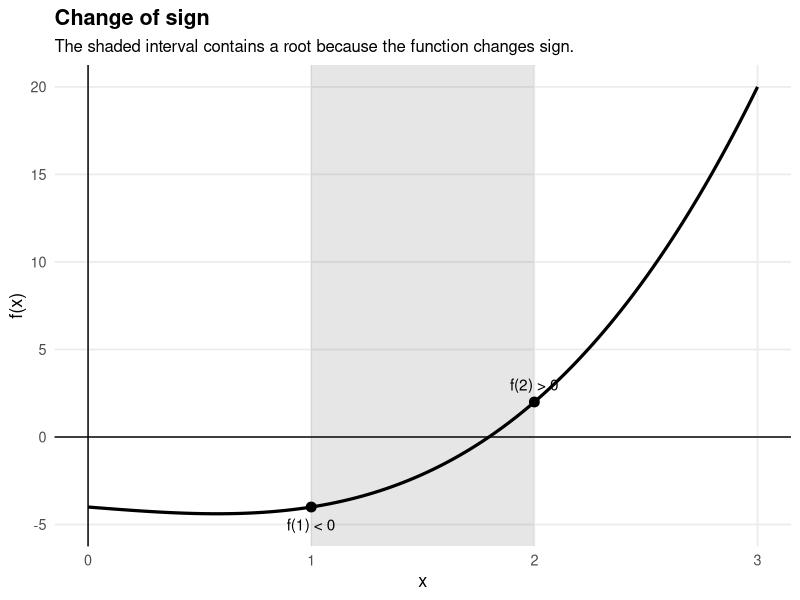
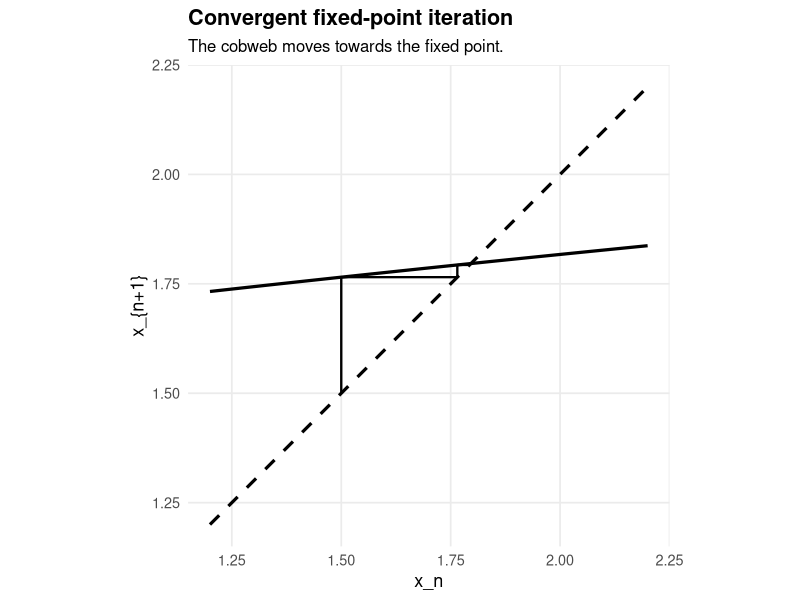
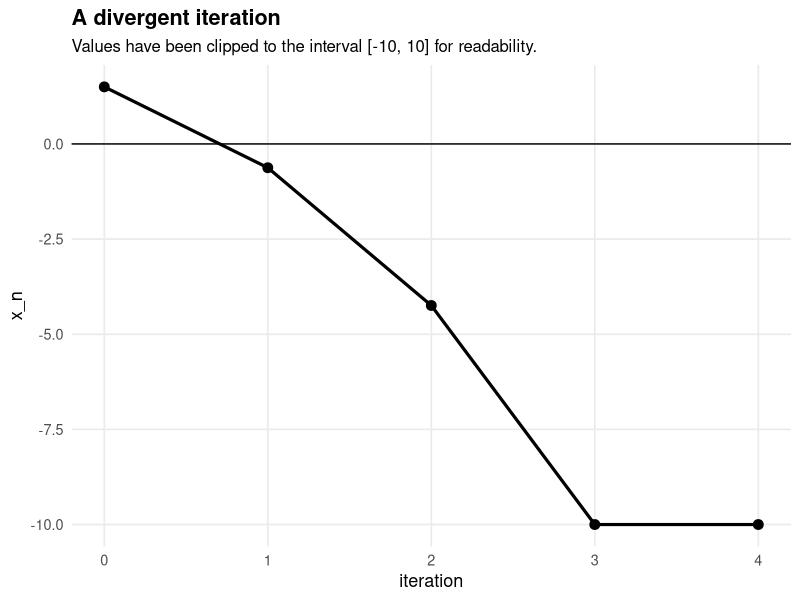
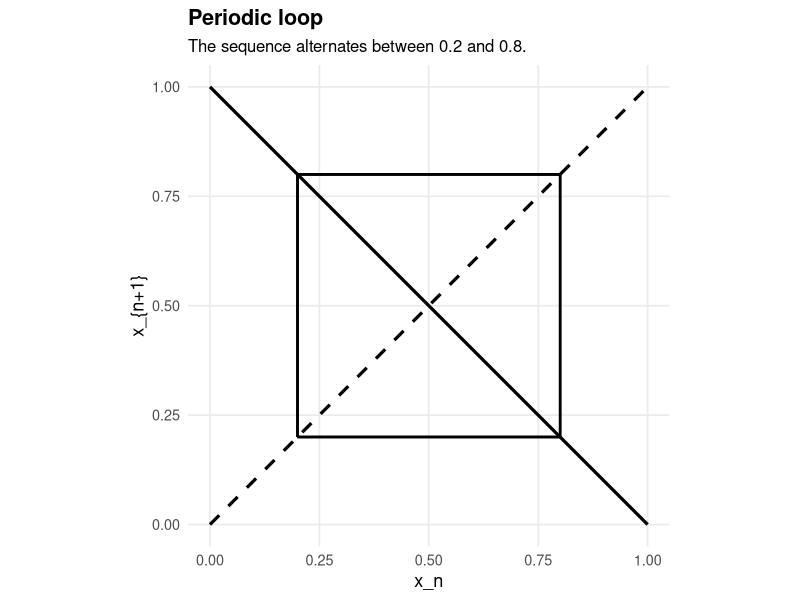
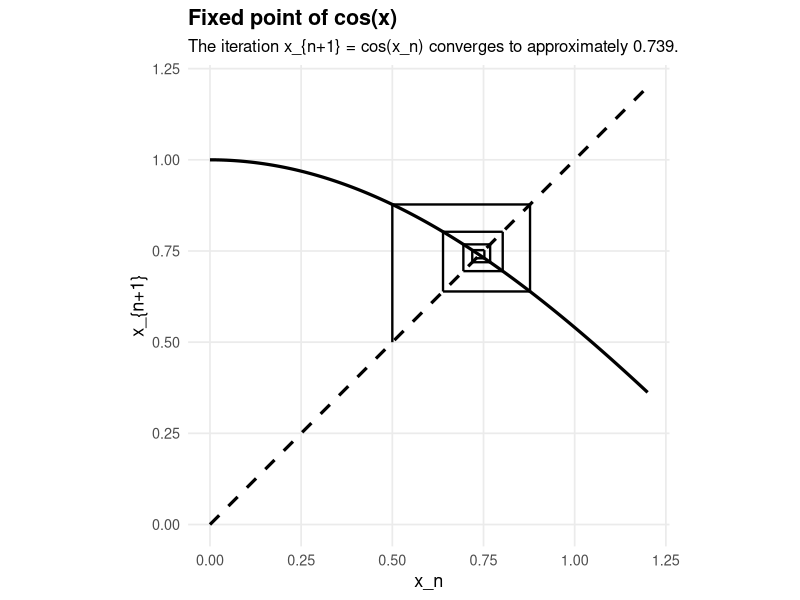
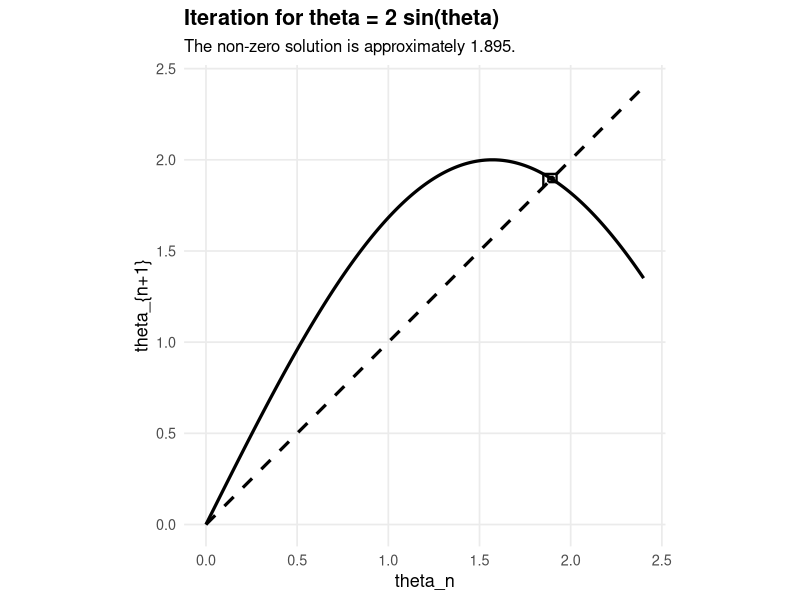

The R script that drew these images, in order:
## ---- chunk 1
#| label: setup-numerical-methods
#| include: false

library(ggplot2)

book_theme <- function(base_size = 13) {
  theme_minimal(base_size = base_size) +
    theme(
      plot.title = element_text(face = "bold"),
      plot.subtitle = element_text(size = base_size - 1),
      panel.grid.minor = element_blank()
    )
}

fixed_point_steps <- function(g, x_start, n_steps) {
  values <- numeric(n_steps + 1)
  values[1] <- x_start
  
  for (i in seq_len(n_steps)) {
    values[i + 1] <- g(values[i])
  }
  
  data.frame(
    iteration = 0:n_steps,
    x_value = values
  )
}

make_cobweb <- function(g, x_start, n_steps) {
  segments <- data.frame(
    step = integer(),
    x = numeric(),
    y = numeric(),
    xend = numeric(),
    yend = numeric()
  )
  
  x_current <- x_start
  
  for (i in seq_len(n_steps)) {
    y_next <- g(x_current)
    
    vertical_segment <- data.frame(
      step = i,
      x = x_current,
      y = x_current,
      xend = x_current,
      yend = y_next
    )
    
    horizontal_segment <- data.frame(
      step = i,
      x = x_current,
      y = y_next,
      xend = y_next,
      yend = y_next
    )
    
    segments <- rbind(segments, vertical_segment, horizontal_segment)
    x_current <- y_next
  }
  
  segments
}
## ---- chunk 2
#| label: fig-sign-change-root
#| fig-cap: "The root of f(x) = x^3 - x - 4 lies between 1 and 2."
#| fig-width: 6
#| fig-height: 4

f <- function(x) x^3 - x - 4

df <- data.frame(
  x = seq(0, 3, length.out = 800)
)

df$y <- f(df$x)

ggplot(df, aes(x = x, y = y)) +
  annotate(
    "rect",
    xmin = 1,
    xmax = 2,
    ymin = -Inf,
    ymax = Inf,
    alpha = 0.15
  ) +
  geom_line(linewidth = 1.1) +
  geom_hline(yintercept = 0) +
  geom_vline(xintercept = 0) +
  annotate("point", x = 1, y = f(1), size = 3) +
  annotate("point", x = 2, y = f(2), size = 3) +
  annotate("text", x = 1, y = f(1) - 1, label = "f(1) < 0") +
  annotate("text", x = 2, y = f(2) + 1, label = "f(2) > 0") +
  labs(
    title = "Change of sign",
    subtitle = "The shaded interval contains a root because the function changes sign.",
    x = "x",
    y = "f(x)"
  ) +
  book_theme()
## ---- chunk 3
#| label: tbl-sign-change-table
#| echo: true

f <- function(x) x^3 - x - 4

test_points <- seq(1.6, 1.9, by = 0.05)

data.frame(
  x = test_points,
  f_x = round(f(test_points), 6)
)
## ---- chunk 4
#| label: fig-cobweb-convergence
#| fig-cap: "Cobweb diagram for x_{n+1} = (x_n + 4)^(1/3), starting from x_1 = 1.5."
#| fig-width: 6
#| fig-height: 5

g <- function(x) (x + 4)^(1 / 3)

curve_df <- data.frame(
  x = seq(1.2, 2.2, length.out = 800)
)

curve_df$g_x <- g(curve_df$x)

line_df <- data.frame(
  x = seq(1.2, 2.2, length.out = 800)
)

line_df$y <- line_df$x

segments_df <- make_cobweb(g, 1.5, 6)

ggplot() +
  geom_line(data = curve_df, aes(x = x, y = g_x), linewidth = 1.1) +
  geom_line(data = line_df, aes(x = x, y = y), linetype = "dashed", linewidth = 1.1) +
  geom_segment(
    data = segments_df,
    aes(x = x, y = y, xend = xend, yend = yend),
    linewidth = 0.8
  ) +
  labs(
    title = "Convergent fixed-point iteration",
    subtitle = "The cobweb moves towards the fixed point.",
    x = "x_n",
    y = "x_{n+1}"
  ) +
  coord_equal() +
  book_theme()
## ---- chunk 5
#| label: fig-divergent-iteration
#| fig-cap: "Divergence for x_{n+1} = x_n^3 - 4, starting from x_1 = 1.5."
#| fig-width: 6
#| fig-height: 4

g_diverge <- function(x) x^3 - 4

iteration_df <- fixed_point_steps(g_diverge, 1.5, 4)
iteration_df$x_clipped <- pmax(pmin(iteration_df$x_value, 10), -10)

ggplot(iteration_df, aes(x = iteration, y = x_clipped)) +
  geom_line(linewidth = 1.1) +
  geom_point(size = 3) +
  geom_hline(yintercept = 0) +
  labs(
    title = "A divergent iteration",
    subtitle = "Values have been clipped to the interval [-10, 10] for readability.",
    x = "iteration",
    y = "x_n"
  ) +
  book_theme()
## ---- chunk 6
#| label: fig-periodic-loop
#| fig-cap: "A period-two loop for x_{n+1} = 1 - x_n."
#| fig-width: 6
#| fig-height: 5

g_period <- function(x) 1 - x

curve_df <- data.frame(
  x = seq(0, 1, length.out = 800)
)

curve_df$g_x <- g_period(curve_df$x)

line_df <- data.frame(
  x = seq(0, 1, length.out = 800)
)

line_df$y <- line_df$x

segments_df <- make_cobweb(g_period, 0.2, 6)

ggplot() +
  geom_line(data = curve_df, aes(x = x, y = g_x), linewidth = 1.1) +
  geom_line(data = line_df, aes(x = x, y = y), linetype = "dashed", linewidth = 1.1) +
  geom_segment(
    data = segments_df,
    aes(x = x, y = y, xend = xend, yend = yend),
    linewidth = 0.8
  ) +
  labs(
    title = "Periodic loop",
    subtitle = "The sequence alternates between 0.2 and 0.8.",
    x = "x_n",
    y = "x_{n+1}"
  ) +
  coord_equal() +
  book_theme()
## ---- chunk 7
#| label: fig-cos-fixed-point
#| fig-cap: "Solving cos(x) = x using fixed-point iteration."
#| fig-width: 6
#| fig-height: 5

g_cos <- function(x) cos(x)

curve_df <- data.frame(
  x = seq(0, 1.2, length.out = 800)
)

curve_df$g_x <- g_cos(curve_df$x)

line_df <- data.frame(
  x = seq(0, 1.2, length.out = 800)
)

line_df$y <- line_df$x

segments_df <- make_cobweb(g_cos, 0.5, 8)

ggplot() +
  geom_line(data = curve_df, aes(x = x, y = g_x), linewidth = 1.1) +
  geom_line(data = line_df, aes(x = x, y = y), linetype = "dashed", linewidth = 1.1) +
  geom_segment(
    data = segments_df,
    aes(x = x, y = y, xend = xend, yend = yend),
    linewidth = 0.8
  ) +
  labs(
    title = "Fixed point of cos(x)",
    subtitle = "The iteration x_{n+1} = cos(x_n) converges to approximately 0.739.",
    x = "x_n",
    y = "x_{n+1}"
  ) +
  coord_equal() +
  book_theme()
## ---- chunk 8
#| label: fig-theta-two-sin-theta
#| fig-cap: "Solving theta = 2 sin(theta) using iteration."
#| fig-width: 6
#| fig-height: 5

g_theta <- function(theta) 2 * sin(theta)

curve_df <- data.frame(
  theta = seq(0, 2.4, length.out = 800)
)

curve_df$g_theta <- g_theta(curve_df$theta)

line_df <- data.frame(
  theta = seq(0, 2.4, length.out = 800)
)

line_df$y <- line_df$theta

segments_df <- make_cobweb(g_theta, 1.85, 10)

ggplot() +
  geom_line(data = curve_df, aes(x = theta, y = g_theta), linewidth = 1.1) +
  geom_line(data = line_df, aes(x = theta, y = y), linetype = "dashed", linewidth = 1.1) +
  geom_segment(
    data = segments_df,
    aes(x = x, y = y, xend = xend, yend = yend),
    linewidth = 0.8
  ) +
  labs(
    title = "Iteration for theta = 2 sin(theta)",
    subtitle = "The non-zero solution is approximately 1.895.",
    x = "theta_n",
    y = "theta_{n+1}"
  ) +
  coord_equal() +
  book_theme()
## ---- chunk 9
#| label: tbl-iteration-behaviours
#| echo: true

iterations <- data.frame(
  behaviour = c(
    "converges quickly",
    "oscillates but converges",
    "periodic loop",
    "diverges"
  ),
  iteration = c(
    "x_{n+1} = (x_n + 4)^(1/3)",
    "x_{n+1} = cos(x_n)",
    "x_{n+1} = 1 - x_n",
    "x_{n+1} = x_n^3 - 4"
  ),
  starting_value = c(1.5, 0.5, 0.2, 1.5)
)

iterations
